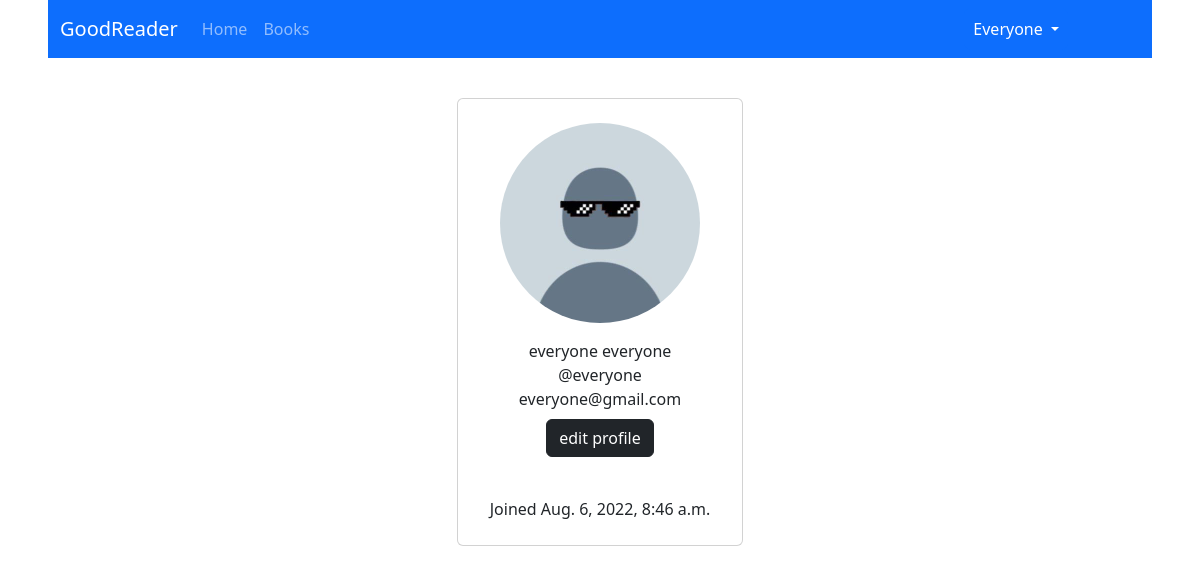
The page /users/profile/ (signed in) on the database its author committed.
### users/models.py (models this page shows)
class CustomUser(AbstractUser):
    profile_picture = models.ImageField(default="default_profile_pic.jpg")

### users/views.py (the view)
# urls.py: path('profile/',ProfileView.as_view(), name = 'profile'),
class ProfileView(LoginRequiredMixin,View):
    def get(self,request):
        context = {
            "user":request.user
        }
        return render(request,"users/profile.html",context)

### users/templates/users/profile.html (shortened to what this page needs)
{% extends 'base.html' %}
{% block content %}
    <div class="container mt-4 mb-4 p-3 d-flex justify-content-center">
        <div class="card p-4">
            <div class=" image d-flex flex-column justify-content-center align-items-center">
                        <img class="profile-pic" alt="Profile picture" src="{{ user.profile_picture.url }}">
                    <span class="name mt-3">{{ user.first_name }} {{ user.last_name }}</span>
                    <span class="idd">@{{ user.username }}</span>
                    <span class="idd">{{ user.email }}</span>
                    <div class=" d-flex mt-2">
                        <a class="btn btn-dark" href="{% url 'users:profile-edit' %}">edit profile</a>
                    </div>
                    <div class=" px-2 rounded mt-4 date ">
                        <span class="join">Joined {{ user.date_joined }}</span>
                    </div>
            </div>
        </div>
</div>
{% endblock %}

### templates/base.html (shortened to what this page needs)
{% load static %}
{% url "home_page" as home_page_url %}
{% url "books:list" as books_list_url%}
{% url "users:profile" as user_profile_page_url %}
{% url "users:profile-edit" as profile_edit_page_url %}
<!DOCTYPE html>
<html lang="en">
<head>
    <link href="https://cdn.jsdelivr.net/npm/bootstrap@5.2.0/dist/css/bootstrap.min.css" rel="stylesheet">
    <link rel="stylesheet" href="{% static 'css/main.css' %}" type="text/css">
    <link rel="stylesheet" href="https://cdn.jsdelivr.net/npm/bootstrap-icons@1.9.1/font/bootstrap-icons.css">
</head>
<body class="mx-5">
<nav class="navbar navbar-expand-lg navbar-dark bg-primary mb-3" >
  <div class="container-fluid">
    <a class="navbar-brand" href="{% url 'landing_page' %}">GoodReader</a>
    <div class="collapse navbar-collapse" id="navbarSupportedContent">
      <ul class="navbar-nav me-auto mb-2 mb-lg-0">
          <li class="nav-item">
          <a class="nav-link {% if request.path == home_page_url %} active {% endif %}" aria-current="page" href="{{ home_page_url }}">Home</a>
        </li>
        <li class="nav-item">
          <a class="nav-link {% if request.path == books_list_url %} active {% endif %}" aria-current="page" href="{{ books_list_url }}">Books</a>
        </li>
      </ul>
      <div class="me-5">
            {% if request.user.is_authenticated %}
                <ul class="navbar-nav me-4" >
                    <li class="nav-item dropdown">
                      <a class="nav-link btn btn-outline-primary  {% if request.path == user_profile_page_url or request.path == profile_edit_page_url %} active {% endif %} dropdown-toggle"  href="#" role="button" data-bs-toggle="dropdown" aria-expanded="false">
                          {{ request.user.username.title }}
                      </a>
                    </li>
                </ul>
            {% else %}
                <a class="btn btn-primary" href="{% url 'users:login' %}">LogIn</a>
            {% endif %}
      </div>
    </div>
  </div>
</nav>
    <div class="container">
        {% block content %}
        {% endblock %}
    </div>
</body>
</html>

### static/css/main.css (style rules this page uses)
.profile-pic { width: 200px; height: 200px; border-radius: 50%; }
.d-flex, .d-inline-flex, .media, .media>:not(.media-body), .jumbotron, .card { -ms-flex-negative: 1; flex-shrink: 1; }

### rows shown on the page
CustomUser: user.username "Everyone", profile_picture (placeholder picture), first_name "everyone", last_name "everyone", username "everyone", email "everyone@gmail.com", date_joined "Aug. 6, 2022, 8:46 a.m."
